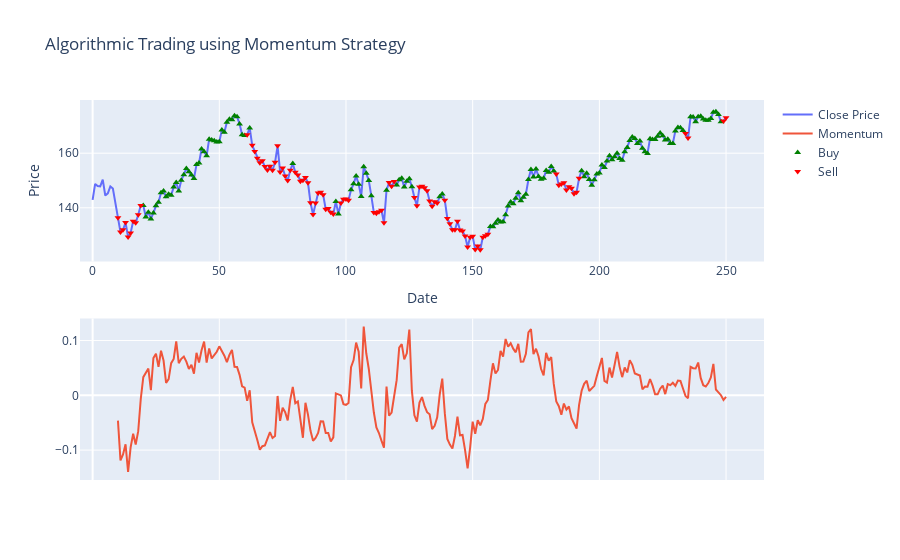

The code cell stored with this chart in its notebook:
### Code cell
# Calculate momentum
data['momentum'] = data['Close'].pct_change(10)

# Creating subplots to view momentum and buy/ sell marker
figure = make_subplots(rows =2, cols=1)
figure.add_trace(
    go.Scatter(
        x = data.index,
        y = data['Close'],
        name = 'Close Price'
    )
)

figure.add_trace(go.Scatter(x=data.index, 
                         y=data['momentum'], 
                         name='Momentum', 
                         yaxis='y2'))

figure.add_trace(go.Scatter(x=data.loc[data['momentum'] > 0].index, 
                         y=data.loc[data['momentum'] > 0]['Close'], 
                         mode='markers', name='Buy', 
                         marker=dict(color='green', symbol='triangle-up')))

figure.add_trace(go.Scatter(x=data.loc[data['momentum'] < 0].index, 
                         y=data.loc[data['momentum'] < 0]['Close'], 
                         mode='markers', name='Sell', 
                         marker=dict(color='red', symbol='triangle-down')))

figure.update_layout(
    title = 'Algorithmic Trading using Momentum Strategy',
    xaxis_title = 'Date',
    yaxis_title = 'Price'
)

figure.update_yaxes(title = "Momentum", secondary_y = True)
figure.show()

### Figure 1 — Plotly figure (JSON) as saved in the notebook; plotly's stock layout.template omitted (floating-point values rounded to 4 significant figures; data arrays with more than 128 entries replaced by an {"elided": "..."} marker saying what was removed)
{"data": [{"name": "Close Price", "type": "scatter", "x": {"elided": "251 int values"}, "y": {"elided": "251 float values"}}, {"name": "Momentum", "type": "scatter", "x": {"elided": "251 int values"}, "y": {"elided": "251 float values"}, "yaxis": "y2"}, {"marker": {"color": "green", "symbol": "triangle-up"}, "mode": "markers", "name": "Buy", "type": "scatter", "x": {"elided": "144 int values"}, "y": {"elided": "144 float values"}}, {"marker": {"color": "red", "symbol": "triangle-down"}, "mode": "markers", "name": "Sell", "type": "scatter", "x": [10, 11, 12, 13, 14, 15, 16, 17, 18, 19, 61, 63, 64, 65, 66, 67, 68, 69, 70, 71, 72, 73, 74, 75, 76, 77, 78, 80, 81, 82, 83, 84, 85, 86, 87, 88, 89, 90, 91, 92, 93, 94, 95, 98, 99, 100, 101, 111, 112, 113, 114, 115, 117, 118, 119, 127, 128, 129, 130, 131, 132, 133, 134, 135, 136, 139, 140, 141, 142, 143, 144, 145, 146, 147, 148, 149, 150, 151, 152, 153, 154, 155, 156, 183, 184, 185, 186, 187, 188, 189, 190, 191, 192, 234, 235, 249, 250], "y": [136.3, 131.1, 132.0, 134.6, 129.3, 130.8, 135.1, 134.5, 137.4, 140.8, 166.8, 162.9, 160.6, 158.2, 156.5, 157.2, 155.1, 153.8, 155.2, 153.8, 156.7, 162.7, 153.1, 154.6, 151.7, 150.0, 153.8, 153.0, 152.0, 149.7, 150.1, 151.1, 149.2, 141.8, 137.6, 141.8, 145.4, 145.7, 144.8, 139.5, 139.8, 138.3, 137.7, 141.8, 143.1, 143.2, 142.7, 138.2, 138.0, 138.5, 139.1, 134.5, 149.3, 147.8, 149.6, 143.8, 140.8, 147.6, 147.9, 147.4, 146.2, 142.5, 140.5, 142.2, 141.7, 142.8, 136.1, 134.1, 132.0, 131.9, 135.1, 131.8, 131.5, 129.7, 125.7, 129.2, 129.6, 124.7, 126.0, 124.7, 129.2, 129.8, 130.4, 152.3, 148.3, 148.7, 149.2, 146.5, 147.7, 147.2, 145.1, 145.7, 150.8, 167.2, 165.6, 171.8, 173.0]}], "layout": {"title": {"text": "Algorithmic Trading using Momentum Strategy"}, "xaxis": {"anchor": "y", "domain": [0, 1], "title": {"text": "Date"}}, "xaxis2": {"anchor": "y2", "domain": [0, 1]}, "yaxis": {"anchor": "x", "domain": [0.575, 1], "title": {"text": "Price"}}, "yaxis2": {"anchor": "x2", "domain": [0, 0.425]}}}
